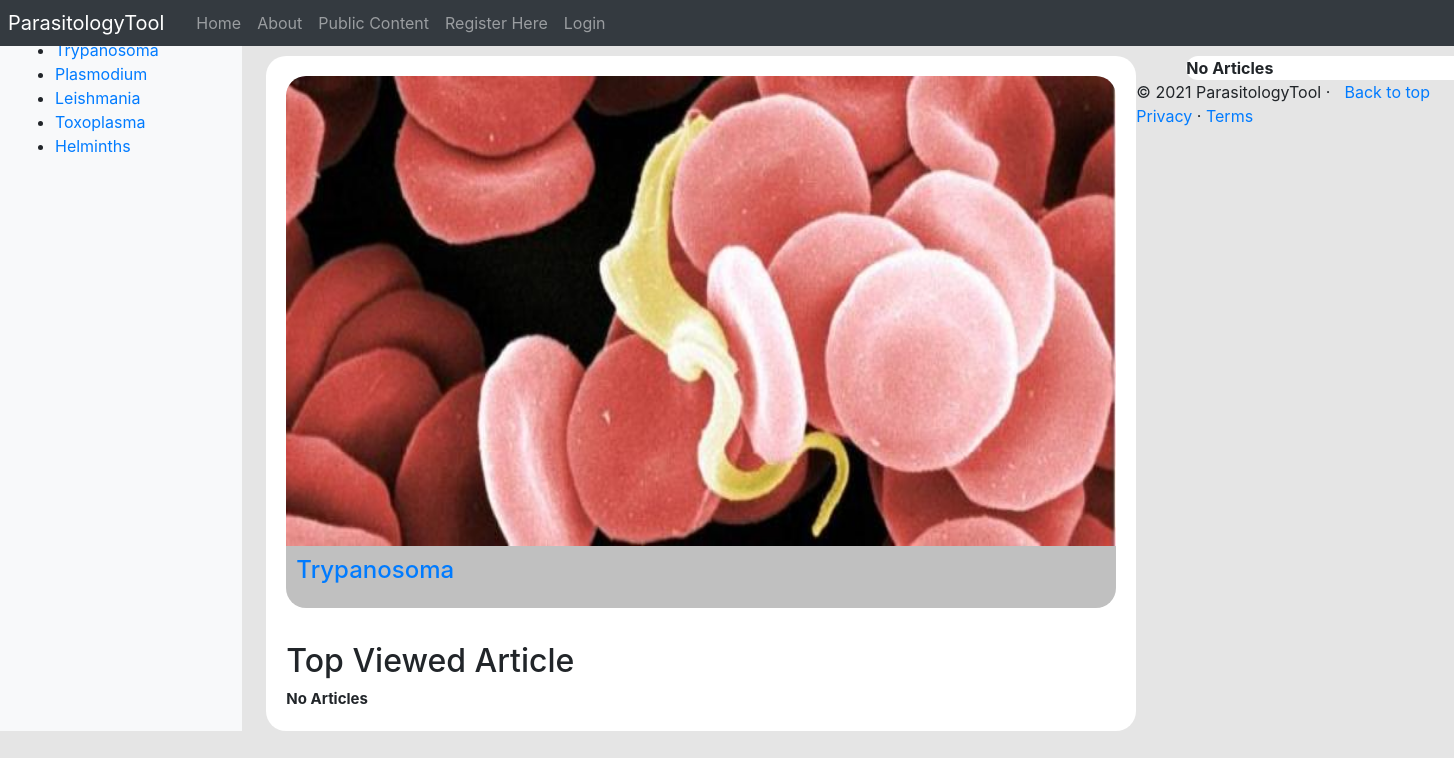
/parasitologyTool/public_content/, run on the app's committed database.
### parasitologyTool/models.py (models this page shows, shortened)
class Parasite(models.Model):
	NAME_MAX_LENGTH = 128
	name = models.CharField(max_length=NAME_MAX_LENGTH, unique=True)
	views = models.IntegerField(default=0)
	picture = models.ImageField(upload_to='parasite_pic')
	intro = models.CharField(max_length=3000)

### parasitologyTool/views.py (the view)
# urls.py: path('public_content/', views.public_content, name='public_content'),
def public_content(request):
    context_dict = {}
    parasite_list = Parasite.objects.order_by('name')
    top_viewed_parasite = Parasite.objects.order_by('-views')[0]
    article_list = Article.objects.order_by('views')
    context_dict['parasites'] = parasite_list
    context_dict['articles'] = article_list
    context_dict['top_viewed_parasite'] = top_viewed_parasite
    return render(request, 'parasitologyTool/public_content.html', context=context_dict)

### parasitologyTool/templatetags/parasitologyTool_template_tags.py (called while the page is built)
@register.inclusion_tag('parasitologyTool/parasite_list.html')
def get_parasite_list(current_category=None):
	return {'parasites': Parasite.objects.all(),
	        'current_category':current_category}

### templates/parasitologyTool/public_content.html (shortened to what this page needs)
{% extends 'parasitologyTool/base.html' %}
{% load static %}
{% block body_block %}
    <body>
        <h1>Public Content</h1>
        <div class="box">
            {% if top_viewed_parasite %}
            <div>
                <div class="box-bg">
                    <a href="{% url 'parasitologyTool:public_parasite_page' top_viewed_parasite.id %}">
                    <img src="{{ MEDIA_URL }}{{ top_viewed_parasite.picture }}"
                         alt="Trypanosoma" />
                    </a>
                </div>
                <div class="box-text">
                    <a href="{% url 'parasitologyTool:public_parasite_page' top_viewed_parasite.id %}"><h2>{{ top_viewed_parasite.name }}</h2></a>
                </div>
            </div>
            {% else %}
            <strong>No parasites</strong>
            {% endif %}
            <br>
            <div class="a-box">
            <h2>Top Viewed Article</h2>
            <div>
                {% if articles %}
                    {% for article in articles %}
                    <div class="a-s-box">
                        <div>
                            <a href="{{ article.url }}">
                            <img src="{{ MEDIA_URL }}{{ article.picture }}"
                              alt="picture of article" />
                            </a>
                        </div>
                        <div>
                            <a href="{{ article.url }}"><strong>{{ article.title }}</strong></a>
                            <br>
                            This is the description of this article, this description should be accepted when you adding the article.
                        </div>
                        <div class="a-s-box-author">
                            <img src="{{ MEDIA_URL }}{{ article.picture }}"
                                alt="picture of article" />
                            Author name
                        </div>
                    </div>
                    {% endfor %}
                {% else %}
                    <strong>No Articles</strong>
                {% endif %}
            </div>
            </div>
        </div>
    </body>
    <div class="rside">
        {% if articles %}
            {% for article in articles %}
            <div class="rside-box">
                <a href="{{ article.url }}"><strong>{{ article.title }}</strong></a></li>
                <br>2020/01/01
            </div>
            {% endfor %}
        {% else %}
            <strong>No Articles</strong>
        {% endif %}
    </div>
{% endblock %}

### templates/parasitologyTool/parasite_list.html
{% if parasites %}
    <ul>
    {% for p in parasites %}
        {% if p == current_category %}
            <li><strong><a href="{% url 'parasitologyTool:goto' %}?parasite_id={{ p.id }}">{{ p.name }}</a></strong></li>
        {% else %}
            <li><a href="{% url 'parasitologyTool:goto' %}?parasite_id={{ p.id }}">{{ p.name }}</a></li>
        {% endif %}
    {% endfor %}
    </ul>
{% else %}
    <strong>No parasites</strong>
{% endif %}

### templates/parasitologyTool/public_content.html (style rules this page uses)
body { background: #E5E5E5; }
.box { width: 870px; background: white; padding: 20px; border-radius: 20px; float: left; }
.box-bg img { width: 830px; height: 470px; border-radius: 20px;border-bottom-right-radius: 0px; border-bottom-left-radius: 0px; }
.box-text { padding: 10px ; background: silver; border-radius: 20px; border-top-left-radius: 0px; border-top-right-radius: 0px; }
.box-text h2 { width: 580px; height: 34px; font-size: 24px; text-align: left; }
.a-box { padding-top: 10px; font-size: 15px; }
.rside { width: 300px; margin-left: 920px; background: white; border-radius: 20px; }

### data on the page
Parasite: name "Trypanosoma", picture (picture)
Parasite: name "Plasmodium"
Parasite: name "Leishmania"
Parasite: name "Toxoplasma"
Parasite: name "Helminths"
